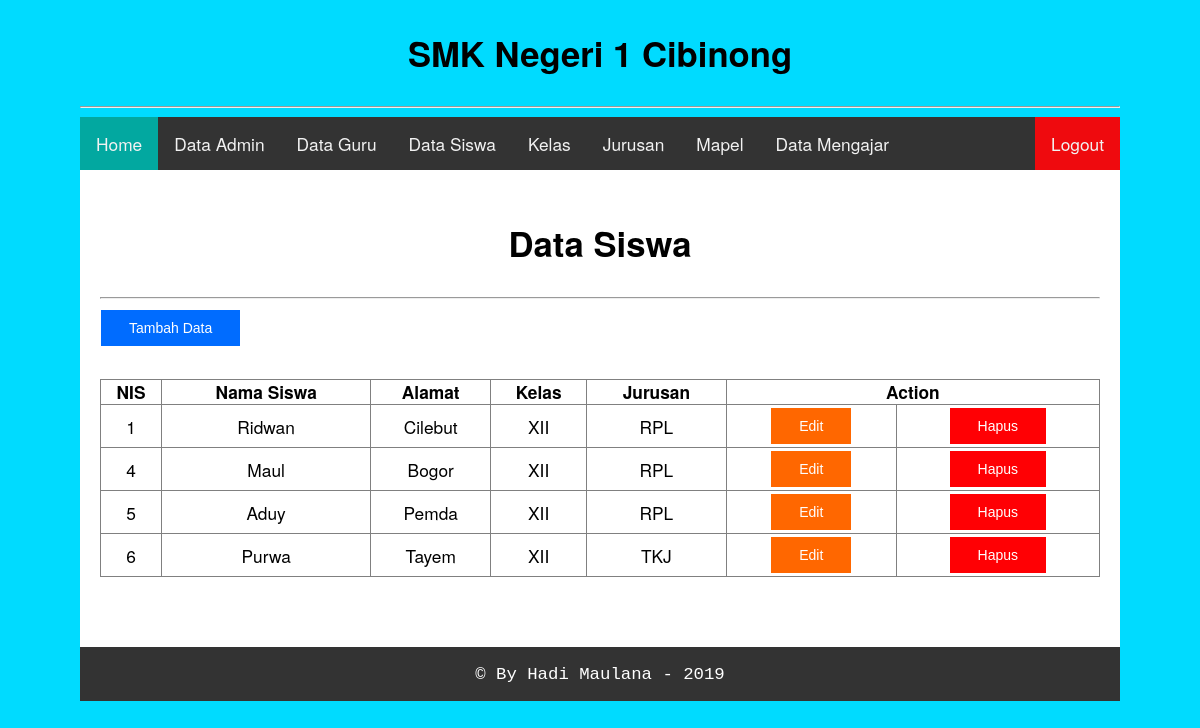
Page /page/admin/siswa.php (signed in) on the committed database.
### tables this page shows
CREATE TABLE IF NOT EXISTS `siswa` (
  `nis` int(10) NOT NULL AUTO_INCREMENT,
  `nama_siswa` varchar(30) NOT NULL,
  `alamat` varchar(50) NOT NULL,
  `id_kelas` int(10) NOT NULL,
  PRIMARY KEY (`nis`),
  KEY `id_kelas` (`id_kelas`)
);

CREATE TABLE IF NOT EXISTS `kelas` (
  `id_kelas` int(10) NOT NULL AUTO_INCREMENT,
  `nama_kelas` varchar(10) NOT NULL,
  `id_jurusan` int(10) NOT NULL,
  PRIMARY KEY (`id_kelas`),
  KEY `id_jurusan` (`id_jurusan`)
);

CREATE TABLE IF NOT EXISTS `jurusan` (
  `id_jurusan` int(10) NOT NULL AUTO_INCREMENT,
  `nama_jurusan` varchar(10) NOT NULL,
  PRIMARY KEY (`id_jurusan`)
);

### db/config.php (called while the page is built, shortened)
<?php
class database{
  function tampil_join2($table,$table_join1,$join1,$table_join2,$join2){
    $q = mysql_query("SELECT * FROM $table LEFT JOIN $table_join1 ON $join1 LEFT JOIN $table_join2 ON $join2");
    $result = array();
    while ($d = mysql_fetch_assoc($q)) {
      $result[] = $d;
    }
    return $result;
  }
}
 ?>

### page/admin/siswa.php (the view, shortened to what this page needs)
<?php session_start();
if($_SESSION && $_SESSION['login'] == "admin"){
?>
<?php
require_once('../../db/config.php');
require_once('assets/header.php');
$db = new database();
?>
<div class="content">
  <div class="content-font">
    <center>
      <h1>Data Siswa</h1></center><hr>
      <a href="siswa_form.php"><button class="button">Tambah Data</button></a><br><br>
      <table border="1" width="100%">
        <tr>
          <th>NIS</th>
          <th>Nama Siswa</th>
          <th>Alamat</th>
          <th>Kelas</th>
          <th>Jurusan</th>
          <th colspan="2">Action</th>
        </tr>
          <?php foreach ($db->tampil_join2('siswa','kelas','siswa.id_kelas=kelas.id_kelas','jurusan','kelas.id_jurusan=jurusan.id_jurusan') as $d) { ?>
            <tr style="text-align: center;">
              <td><?php echo $d['nis'] ?></td>
              <td><?php echo $d['nama_siswa'] ?></td>
              <td><?php echo $d['alamat'] ?></td>
              <td><?php echo $d['nama_kelas'] ?></td>
              <td><?php echo $d['nama_jurusan'] ?></td>
              <td>
                <form class="" action="siswa_form.php" method="post">
                  <input type="submit" name="edit" value="Edit" class="button button1">
                </form>
              </td>
              <td>
                <form class="" action="action/siswa_act.php" method="post">
                  <input type="submit" name="hapus" value="Hapus" class="button button2">
                </form>
              </td>
            </tr>
          <?php } ?>
      </table>
  </div>
</div>
<?php
require_once('assets/footer.php');
?>
<?php }else{
  header("location: ../../index.php");
} ?>

### page/admin/assets/css/style.css (style rules this page uses)
body { font: 13pt 'trebuchet ms'; }
.content { background: #fff; width: 100%; height: auto; float: left; }
.content-font { padding: 20px; margin-bottom: 50px; }
body { background-position: center; background-repeat: no-repeat; background-size: cover; font-family: Gotham, Helvetica Neue, Helvetica, Arial," sans-serif"; margin: auto; padding-left: 80px; padding-right: 80px; }
.button { background-color: #006CFF; border: none; color: white; padding: 10px 28px; text-align: center; text-decoration: none; display: inline-block; font-size: 14px; margin: 3px 1px; cursor: pointer; }
.button1 { background-color: #FF6700; }
.button2 { background-color: #FF0004; }
h1, h2, h3, h4, h5 { padding: 5px; }
table { margin-top: 5px; border-spacing: 0; border-collapse: collapse; }
td, th { padding: 0; }

### rows in the picture
siswa: nis "1", nama_siswa "Ridwan", alamat "Cilebut", id_kelas.nama_kelas "XII", jurusan.nama_jurusan "RPL"
siswa: nis "4", nama_siswa "Maul", alamat "Bogor", id_kelas.nama_kelas "XII", jurusan.nama_jurusan "RPL"
siswa: nis "5", nama_siswa "Aduy", alamat "Pemda", id_kelas.nama_kelas "XII", jurusan.nama_jurusan "RPL"
siswa: nis "6", nama_siswa "Purwa", alamat "Tayem", id_kelas.nama_kelas "XII", jurusan.nama_jurusan "TKJ"
